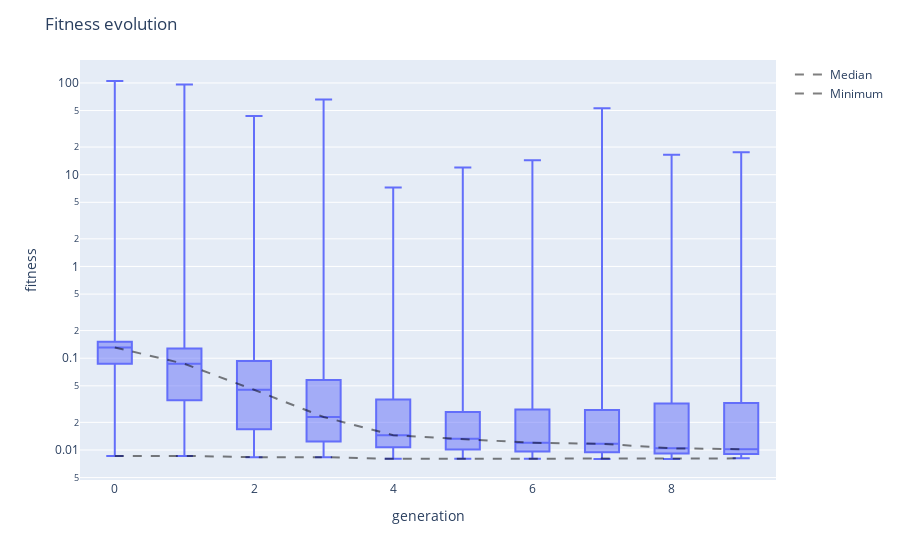

Write notebook code for a chart like this one.
### Code cell
viewer.fitness_evolution()

### Figure 1 — Plotly figure (JSON) as saved in the notebook; plotly's stock layout.template omitted (floating-point values rounded to 4 significant figures; data arrays with more than 128 entries replaced by an {"elided": "..."} marker saying what was removed)
{"data": [{"alignmentgroup": "True", "boxpoints": false, "hovertemplate": "generation=%{x}<br>fitness=%{y}<extra></extra>", "legendgroup": "", "marker": {"color": "#636efa"}, "name": "", "notched": false, "offsetgroup": "", "orientation": "v", "showlegend": false, "type": "box", "x": {"elided": "5000 int values"}, "x0": " ", "xaxis": "x", "y": {"elided": "5000 float values"}, "y0": " ", "yaxis": "y"}, {"line": {"color": "rgba(0,0,0,0.5)", "dash": "dash", "width": 2}, "mode": "lines", "name": "Median", "type": "scatter", "x": [0, 1, 2, 3, 4, 5, 6, 7, 8, 9], "y": [0.1311, 0.08691, 0.04529, 0.02289, 0.0145, 0.01323, 0.01196, 0.01168, 0.01042, 0.0102]}, {"line": {"color": "rgba(0,0,0,0.5)", "dash": "dash", "width": 2}, "mode": "lines", "name": "Minimum", "type": "scatter", "x": [0, 1, 2, 3, 4, 5, 6, 7, 8, 9], "y": [0.008584, 0.008613, 0.008353, 0.008353, 0.007998, 0.007998, 0.007998, 0.007973, 0.007973, 0.008102]}], "layout": {"boxmode": "group", "legend": {"tracegroupgap": 0}, "margin": {"t": 60}, "title": {"text": "Fitness evolution"}, "xaxis": {"anchor": "y", "domain": [0, 1], "title": {"text": "generation"}}, "yaxis": {"anchor": "x", "domain": [0, 1], "title": {"text": "fitness"}, "type": "log"}}}
